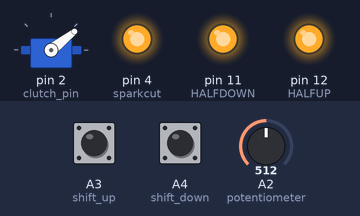
Bench run of a sketch on a simulated Arduino Uno, built with avr-gcc and run on an emulated ATmega328P. Parts: servo, output pins drawn as LEDs (lit = HIGH). The test bench sets the inputs (shaded band); at power-on: A3 (shift_up) HIGH, A2 (potentiometer) = 512, A4 (shift_down) HIGH. Pins used as bus, display or sensor lines are not drawn; what the sketch prints to the serial monitor is not drawn.

Above: at 1.2 s.
1.3 s: A3 (shift_up) pulled LOW for 1 s
At 1.5 s:
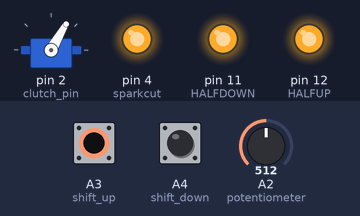
3.8 s: A2 (potentiometer) set to 716
At 4.8 s:
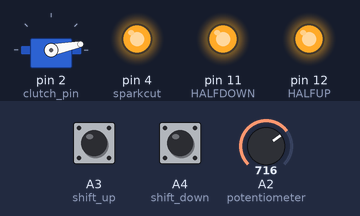
5.3 s: A4 (shift_down) pulled LOW for 1 s
At 5.9 s:
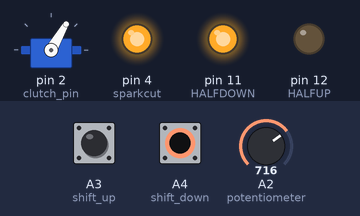
7.8 s: A4 (shift_down) pulled LOW for 0.15 s
At 9.2 s:
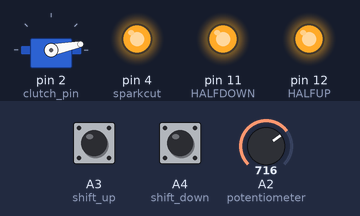
9.8 s: A3 (shift_up) pulled LOW for 0.15 s
At 9.9 s:
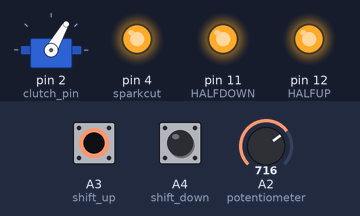
Timing chart, 0 to 12.5 s (numbered marks = the images above; inputs shaded):
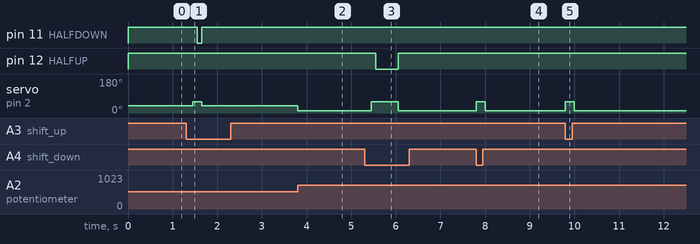

Measured:
- after the input at 1.3 s, pin 11 (HALFDOWN): HIGH → LOW after 0.25 s, → HIGH 0.10 s later; servo on pin 2 (clutch_pin): 38° → 60° after 0.15 s, → 38° 0.20 s later
- after the input at 3.8 s, servo on pin 2 (clutch_pin): 38° → 11° at once
- after the input at 5.3 s, pin 12 (HALFUP): HIGH → LOW after 0.25 s, → HIGH 0.50 s later; servo on pin 2 (clutch_pin): 11° → 60° after 0.15 s, → 11° 0.60 s later
- after the input at 7.8 s, servo on pin 2 (clutch_pin): 11° → 60° at once, → 11° 0.20 s later
- after the input at 9.8 s, servo on pin 2 (clutch_pin): 11° → 60° at once, → 11° 0.20 s later

The sketch:

mkr_shifter.ino
```cpp
unsigned char vibe_debounce = 150;


/*              :AREF      5V:
 *              :DAC      VIN:
 *    AUX3      :A1      3.3V:
 * CLUTCH       :Α2       GND:
 * SHIFT_UP     :Α3     RESET:
 *SHIFT_DOWN    :Α4        14:  (TX):  AUX1
 *       N1     :Α5        13:  (RX):  AUX2
 *       N2     :Α6        12:  (SCL): HALFUP
 *       UP     :0         11:  (SDA):  HALFDOWN
 *     DOWN     :1         10:  (MISO)
 *SERVO_SIG     :2          9:  (SCK)
 *RESERVED(CAN) :3          8:  (MOSI)
 * SPARKCUT     :4          7:   RESERVED(CAN)
 *        CHA   :5          6:   CHB
 */

//vres pos allazoume to clock (gia to moter 31kHz)
// to setpoint prepei na to doume ligo....borei na iparxei kai kaliteros tropos na to allazoume
//episis to autoshift thelei ena check
// kai na milisei me ECU na doume ti dinei to tps kai ta loipa!
//genika ta pins einai ok maparismena...

#include <SPI.h>
#include "mcp_can.h"
#include <Servo.h>

//clutch variables
#define pot_clutch_MIN 210   //Fix
#define pot_clutch_MAX 844   //Fix
#define pot_error 15

//delays
#define clutch_t    100    //wait the servo!
#define spark_delay  10    //wait the ECU!
#define FULL        100
#define HALF        500

//pins
#define sparkcut    4      //Gearcut pin at ECU
#define shift_up    A3      //steering wheel right pad(shift up)
#define shift_down  A4      //steering wheel left pad(shift down)
//#define neutral     14
#define clutch_pin  2      //servo signal
#define total_gears 5

#define UP          0
#define DOWN        1
#define HALFUP      12
#define HALFDOWN    11


//general variables
unsigned long current, previous, interval=300;
uint16_t pot_pos, clutch_pos;
uint8_t shift_flag=1;
//CANBUS variables
volatile uint8_t launch=0, autoshift=0, neutral=0;
volatile uint8_t launch_prev=0, neutral_prev=0;
unsigned char len = 0;
unsigned char buf[8];
volatile uint8_t gear=0, tps=0, rr=0, rl=0, fr=0, fl=0;
volatile uint16_t rpm=0;


//autoshift variables
int n2[total_gears]={9500, 9500, 9500, 9500, 20000};
int n_accel[total_gears]={0, 2500, 3000, 3500, 4800};
int n_brake[total_gears]={0, 3000, 3600, 4500, 5600};
int tps_min=5, tps_max=90;                          // pososto petaloudas !!!       prosoxi prepei na doume se ti morfi to dinei i ecu!!!

//launch control variables
uint8_t launch_cancel=0;

const int SPI_CS_PIN = 3;
MCP_CAN CAN(SPI_CS_PIN);
Servo clutch;
unsigned long button_vibes_up=0;
unsigned long button_vibes_down=0;
unsigned char vibes_up=0;
unsigned char vibes_down=0;

void setup() {
  Serial.begin(115200);
  CAN.begin(CAN_1000KBPS);                           // 1Mbps

  pinMode(shift_down, INPUT_PULLUP);
  pinMode(shift_up, INPUT_PULLUP);
  pinMode(sparkcut, OUTPUT);
  pinMode(UP, OUTPUT);
  pinMode(DOWN, OUTPUT);
  pinMode(HALFUP, OUTPUT);
  pinMode(HALFDOWN, OUTPUT);

  clutch.attach(clutch_pin, 1000, 1600);               // 1000->1600ms = 0->60 degrees      FIX
  clutch.writeMicroseconds(1000);                      // initialize servo's position               FIX

 digitalWrite(UP, HIGH);
  digitalWrite(DOWN, HIGH);
   digitalWrite(HALFUP, HIGH);
    digitalWrite(HALFDOWN, HIGH);
digitalWrite(sparkcut,HIGH);

// attachInterrupt(7, canReads, FALLING);               // CAN BUS interrupt
//
//  CAN.init_Mask(0, 0, 0x000);                          // there are 2 mask in mcp2515, you need to set both of them
//  CAN.init_Mask(1, 0, 0xfff);                          // !!logika thelei allagi to mask!!
//
//  CAN.init_Filt(0, 0, 0x5fc);                          // rear right hall
//  CAN.init_Filt(1, 0, 0x5fd);                          // rear left hall
//  CAN.init_Filt(2, 0, 0x5fe);                          // front right hall
//  CAN.init_Filt(3, 0, 0x600);                          // ecu rpm &tps
//  CAN.init_Filt(4, 0, 0x604);                          // ecu gear
//  CAN.init_Filt(5, 0, 0x666);                          // launch button + neutral button + autoshift button
//
}

void loop() {
  if(CAN_MSGAVAIL == CAN.checkReceive())            // check if data coming
    {
        CAN.readMsgBuf(&len, buf);    // read data,  len: data length, buf: data buf
        if(CAN.getCanId()==0x604) {  //ECU
          gear=uint8_t(buf[0]);
        }
    }
  //canPrint();
  current=millis();
  pot_pos = analogRead(A2);  //steering wheel clutch potentiometer
    Serial.print("Gear: ");
  Serial.print(gear);
//  Serial.print("   pot_position: ");
//  Serial.print(pot_pos);
//  Serial.print("  clutch_pos:  ");
//  Serial.println(clutch_pos);
  if (digitalRead(shift_up)==LOW){
        if(millis()-button_vibes_up>vibe_debounce){
          vibes_up=1;
        }
     }else{button_vibes_up=millis();}
     if (digitalRead(shift_down)==LOW){
        if(millis()-button_vibes_down>vibe_debounce){
          vibes_down=1;
        }
   }else{button_vibes_down=millis();}


  //check if the clutch is pressed
  if(pot_pos<(pot_clutch_MIN+pot_error)) {   //the clutch is not pressed
     clutch.writeMicroseconds(1480);                                                                                                         //why?
//     digitalWrite(led_clutch, LOW);
     if((shift_flag==1) && gear!=0 && (digitalRead(shift_up)==LOW) && vibes_up) { //up shift
           gear++;
           if(gear <= total_gears)  {    //check if we passed the total number of gears
              Serial.println("up");
              digitalWrite(sparkcut, LOW);
              delay(spark_delay);
              digitalWrite(UP, LOW);
              delay(FULL);
              digitalWrite(UP, HIGH);
              digitalWrite(sparkcut, HIGH);
           }
           else {gear=5;}
           shift_flag=0;
           previous=millis();
           previous +=interval;
           vibes_up=0;
      }
      if(shift_flag==1 && (digitalRead(shift_down)==LOW) && gear!=0 && vibes_down) {
          gear--;
          if(gear>=1) {
             clutch.writeMicroseconds(1200);
             delay(clutch_t);
              digitalWrite(DOWN, LOW);
              delay(FULL);
              digitalWrite(DOWN, HIGH);
              clutch.writeMicroseconds(1480);

          }
          else {gear=1;}
          shift_flag=0;
          previous=millis();
          previous +=interval;
          vibes_down=0;
        }

  }
  else if(pot_pos>pot_clutch_MIN && pot_pos<pot_clutch_MAX+pot_error){ //the clutch is pressed
    //move servo
    clutch_pos = supermap(pot_pos, pot_clutch_MIN, pot_clutch_MAX, 1600, 1000);
    clutch.writeMicroseconds(clutch_pos);

    if((digitalRead(shift_up)==LOW) && shift_flag==1 && vibes_up){
        gear++;
        if(gear==1) {
            Serial.println("up");
            clutch.writeMicroseconds(1200);
            delay(clutch_t);
              digitalWrite(HALFDOWN, LOW);
              delay(FULL);
              digitalWrite(HALFDOWN, HIGH);
              clutch.writeMicroseconds(clutch_pos);
        }
        else if(gear <= total_gears)  {
            clutch.writeMicroseconds(1200);
            delay(clutch_t);
              digitalWrite(UP, LOW);
              delay(FULL);
              digitalWrite(UP, HIGH);
              clutch.writeMicroseconds(clutch_pos);
        }
        else{gear=5;}
        shift_flag=0;
        previous=millis();
        previous +=interval;
        vibes_up=0;
    }
    if((digitalRead(shift_down)==LOW) && shift_flag==1  && vibes_down){
        gear--;
        if(gear>0) {
           clutch.writeMicroseconds(1200);
           delay(clutch_t);
              digitalWrite(DOWN, LOW);
              delay(FULL);
              digitalWrite(DOWN, HIGH);
              clutch.writeMicroseconds(clutch_pos);
        }
        else if(gear==0) {
          clutch.writeMicroseconds(1200);
           delay(clutch_t);
              digitalWrite(HALFUP, LOW);
              delay(HALF);
              digitalWrite(HALFUP, HIGH);
              clutch.writeMicroseconds(clutch_pos);
        }
        else{gear=0;}
        shift_flag=0;
        previous=millis();
        previous +=interval;
        vibes_down=0;
    }

  }
  if(current>previous){   //Debouncing method
    if(digitalRead(shift_up)==HIGH  && digitalRead(shift_down)==HIGH){ //means we have released both shifting pads
       shift_flag=1;
    }
  }

}


int supermap(double pot_pos,double pot_clutch_min,double pot_clutch_max,double servo_max,double servo_min) {
  int clutch_pos;
  uint8_t n=1;
  clutch_pos=servo_max+(servo_min-servo_max)*(pow((pot_clutch_min/pot_pos),n)-1)/(pow((pot_clutch_min/pot_clutch_max),n)-1);
  return clutch_pos;
}

void canReads() {
  //Serial.println("interrupm");
  CAN.readMsgBuf(&len, buf);
  if(CAN.getCanId()==1532) {       //rear right module
    rr=uint8_t(buf[0]);
  }
  else if(CAN.getCanId()==0x5fd) {  //rear left module
    rl=uint8_t(buf[0]);

  }
  else if(CAN.getCanId()==0x5fe) {  //front right module
    fr=uint8_t(buf[0]);
  }
  else if(CAN.getCanId()==0x600) {  //ECU
    rpm=uint16_t(buf[0]<<8 + buf[1]);
    tps=uint8_t(buf[2])/2;                          //prosoxi borei na einai lathos
  }
  else if(CAN.getCanId()==0x604) {  //ECU
    gear=uint8_t(buf[0]);
  }

  else if(CAN.getCanId()==0x666) { //steering wheel
    if(buf[6]&0b00000001) {
      launch=1;
    }
    else{
      launch=0;
      launch_prev=0;
    }
    if(buf[6]&0b00000010) {
      autoshift=1;
    }
    else {
      autoshift=0;
    }
    if(buf[6]&0b00000100){
      neutral=1;
    }
    else {
      neutral=0;                                                      //check
      neutral_prev=0;
    }
   }
}


void canPrint() {
  Serial.print("launch: ");
  Serial.print(launch);
  Serial.print(" - launch_prev: ");
  Serial.print(launch_prev);
  Serial.print(" - autoshift: ");
  Serial.print(autoshift);
  Serial.print(" - neutral: ");
  Serial.print(neutral);
  Serial.print(" - neutral_prev: ");
  Serial.print(neutral_prev);
  Serial.print(" -gear: ");
  Serial.print(gear);
  Serial.print(" - TPS: ");
  Serial.print(tps);
  Serial.print(" - RPM: ");
  Serial.print(rpm);
  Serial.print(" - RearRightHall: ");
  Serial.print(rr);
  Serial.print(" - RearLeftHall: ");
  Serial.print(rl);
  Serial.print(" - FrontRightHall: ");
  Serial.print(fr);
  Serial.print(" - FrontLeftHall: ");
  Serial.println(fl);
}

/*
void maxon_up(){
  setpoint=-12;                                                                           //FIX
  previous_m=millis();
  previous_m+=interval_m;
  while(1){
    current_m=millis();
    if(current_m>previous_m) {break;}
    input = encoderPos ;                                // data from encoder
    myPID.Compute();                                    // calculate new output
    pwmOut(output);
  }
  analogWrite(M1, 0);
  analogWrite(M2, 0);
  setpoint=0;
  previous_m=millis();
  previous_m+=interval_m;
  while(1){
      current_m=millis();
      if(current_m>previous_m) {break;}
      input = encoderPos ;                                // data from encoder
      myPID.Compute();                                    // calculate new output
      pwmOut(output);
  }
      output=0;
  analogWrite(M1, 0);
  analogWrite(M2, 0);
}
void maxon_down(){
  setpoint=12;                                                                              //FIX
  previous_m=millis();
  previous_m+=interval_m;
  while(1){
    current_m=millis();
    if(current_m>previous_m) {break;}
    input = encoderPos ;                                // data from encoder
    myPID.Compute();                                    // calculate new output
    pwmOut(output);
  }
  setpoint=0;
  analogWrite(M1, 0);
  analogWrite(M2, 0);
  previous_m=millis();
  previous_m+=interval_m;
  while(1){
      current_m=millis();
      if(current_m>previous_m) {break;}
      input = encoderPos ;                                // data from encoder
      myPID.Compute();                                    // calculate new output
      pwmOut(output);
  }
      output=0;
  analogWrite(M1, 0);
  analogWrite(M2, 0);
}
void maxon_up_half(){
  setpoint=-6;                                                                                             //FIX
  previous_m=millis();
  previous_m+=interval_m;
  while(1){
    current_m=millis();
    if(current_m>previous_m) {break;}
    input = encoderPos ;                                // data from encoder
    myPID.Compute();                                    // calculate new output
    pwmOut(output);
  }
  setpoint=0;
  analogWrite(M1, 0);
  analogWrite(M2, 0);
  previous_m=millis();
  previous_m+=interval_m;
  while(1){
      current_m=millis();
      if(current_m>previous_m) {break;}
      input = encoderPos ;                                // data from encoder
      myPID.Compute();                                    // calculate new output
      pwmOut(output);
  }
      output=0;
  analogWrite(M1, 0);
  analogWrite(M2, 0);
}
void maxon_down_half(){
  setpoint=6;                                                                                             //FIX
  previous_m=millis();
  previous_m+=interval_m;
  while(1){
    current_m=millis();
    if(current_m>previous_m) {break;}
    input = encoderPos ;                                // data from encoder
    myPID.Compute();                                    // calculate new output
    pwmOut(output);
  }
  setpoint=0;
  analogWrite(M1, 0);
  analogWrite(M2, 0);
  previous_m=millis();
  previous_m+=interval_m;
  while(1){
      current_m=millis();
      if(current_m>previous_m) {break;}
      input = encoderPos ;                                // data from encoder
      myPID.Compute();                                    // calculate new output
      pwmOut(output);
  }
      output=0;
  analogWrite(M1, 0);
  analogWrite(M2, 0);
}
*/
```
